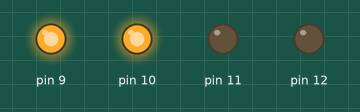
This sketch was run on a simulated Arduino Uno, built with avr-gcc and run on an emulated ATmega328P. On the bench: output pins drawn as LEDs (lit = HIGH).

Above: at 1.0 s.
At 3.0 s:
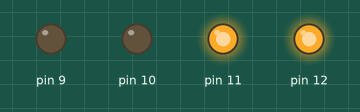
Timing chart, 0 to 5.2 s (numbered marks = the images above):
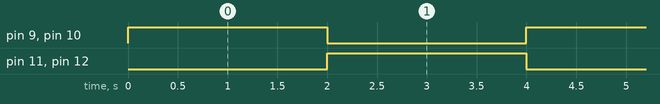

Measured:
- by itself, pin 9–12: alternates HIGH for 2.0 s and LOW for 2.0 s

The sketch:

TestePonteH.ino
```cpp
// Programa utilizado para testar a ponte H
// Data da última modificação: 15/08/2015

// the setup function runs once when you press reset or power the board
void setup() {
  // initialize digital pin 13 as an output.
  pinMode(9, OUTPUT);
  pinMode(12, OUTPUT);
  pinMode(11, OUTPUT);
  pinMode(10, OUTPUT);
}

// the loop function runs over and over again forever
void loop() {
  digitalWrite(12, LOW);   // turn the LED on (HIGH is the voltage level)
  digitalWrite(9, HIGH);    // turn the LED off by making the voltage LOW
  digitalWrite(11, LOW);   // turn the LED on (HIGH is the voltage level)
  digitalWrite(10, HIGH);
  delay(2000);              // wait for a second
  digitalWrite(10, LOW);   // turn the LED on (HIGH is the voltage level)
  digitalWrite(11, HIGH);
  digitalWrite(9, LOW);   // turn the LED on (HIGH is the voltage level)
  digitalWrite(12, HIGH);    // turn the LED off by making the voltage LOW
  delay(2000);              // wait for a second
}
```
